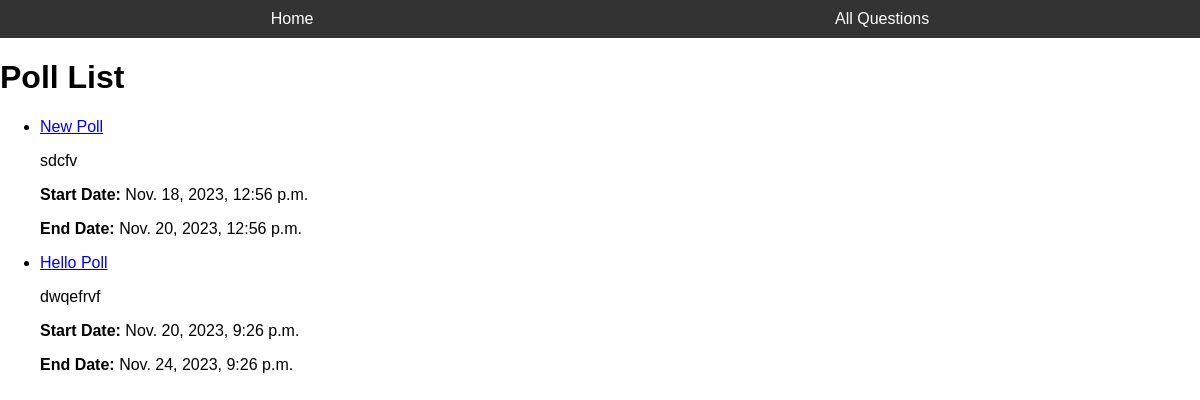
The page /polls/ on the database as committed earlier.
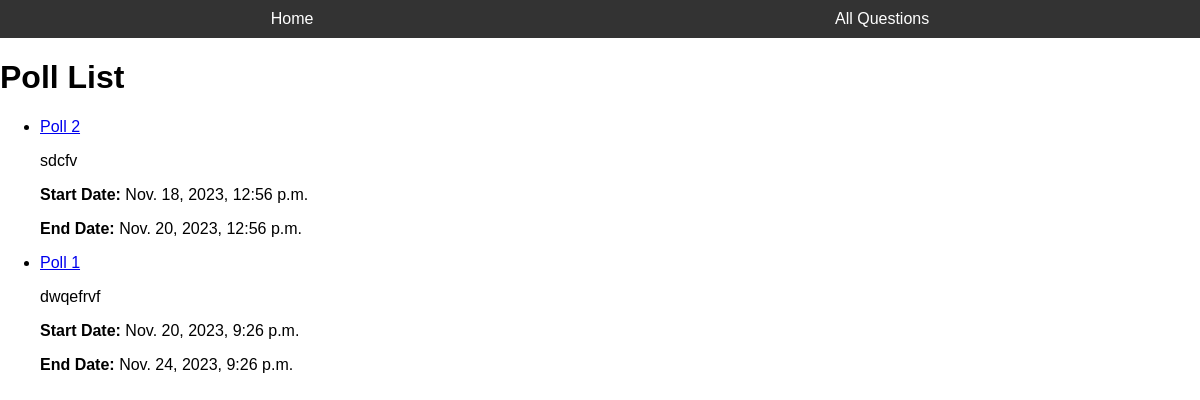
The same page on the database as committed later.
### polling_system/models.py (models this page shows, shortened)
class Poll(models.Model):
    title = models.CharField(max_length=255)
    description = models.TextField()
    start_date = models.DateTimeField()
    end_date = models.DateTimeField()
    candidates = models.ManyToManyField('Candidate', related_name='polls', blank=True)

### polling_system/views.py (the view)
# urls.py: path('polls/', views.poll_list, name='poll_list'),
def poll_list(request):
    polls = Poll.objects.all()
    context = {'polls': polls}
    return render(request, 'poll_list.html', context)

### polling_system/templates/poll_list.html (shortened to what this page needs)
{% extends 'base_generator.html' %}
{% load static %}
{% block content %}
    <h1>Poll List</h1>
    <ul>
        {% for poll in polls %}
            <li>
                <a href="{% url 'poll_detail' poll.id %}">{{ poll.title }}</a>
                <p>{{ poll.description }}</p>
                <p><strong>Start Date:</strong> {{ poll.start_date }}</p>
                <p><strong>End Date:</strong> {{ poll.end_date }}</p>
            </li>
        {% endfor %}
    </ul>
{% endblock %}q

Rows that differ between the two databases and show on the page:
changed Poll "sdcfv": title "New Poll" → "Poll 2"
changed Poll "dwqefrvf": title "Hello Poll" → "Poll 1"
